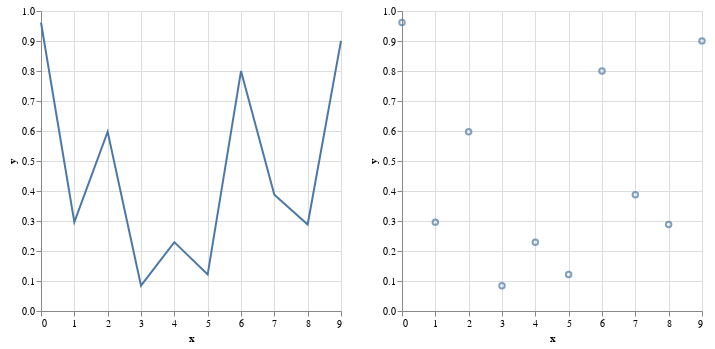

This figure's notebook cell:
### Markdown cell above
## Horizontális összefűzés

### Code cell
base.mark_line().properties(width=300) | base.mark_point().properties(width=300)

### Figure 1 — Vega-Lite specification as saved in the notebook (floating-point values rounded to 4 significant figures)
{"config": {"view": {"continuousWidth": 400, "continuousHeight": 300}}, "hconcat": [{"mark": "line", "encoding": {"x": {"type": "quantitative", "field": "x"}, "y": {"type": "quantitative", "field": "y"}}, "width": 300}, {"mark": "point", "encoding": {"x": {"type": "quantitative", "field": "x"}, "y": {"type": "quantitative", "field": "y"}}, "width": 300}], "data": {"name": "data-31cd496368bfaa07792c744e81143826"}, "$schema": "https://vega.github.io/schema/vega-lite/v4.8.1.json", "datasets": {"data-31cd496368bfaa07792c744e81143826": [{"x": 0, "y": 0.9617}, {"x": 1, "y": 0.2962}, {"x": 2, "y": 0.5976}, {"x": 3, "y": 0.08449}, {"x": 4, "y": 0.2295}, {"x": 5, "y": 0.1214}, {"x": 6, "y": 0.7998}, {"x": 7, "y": 0.3873}, {"x": 8, "y": 0.2883}, {"x": 9, "y": 0.9004}]}}
